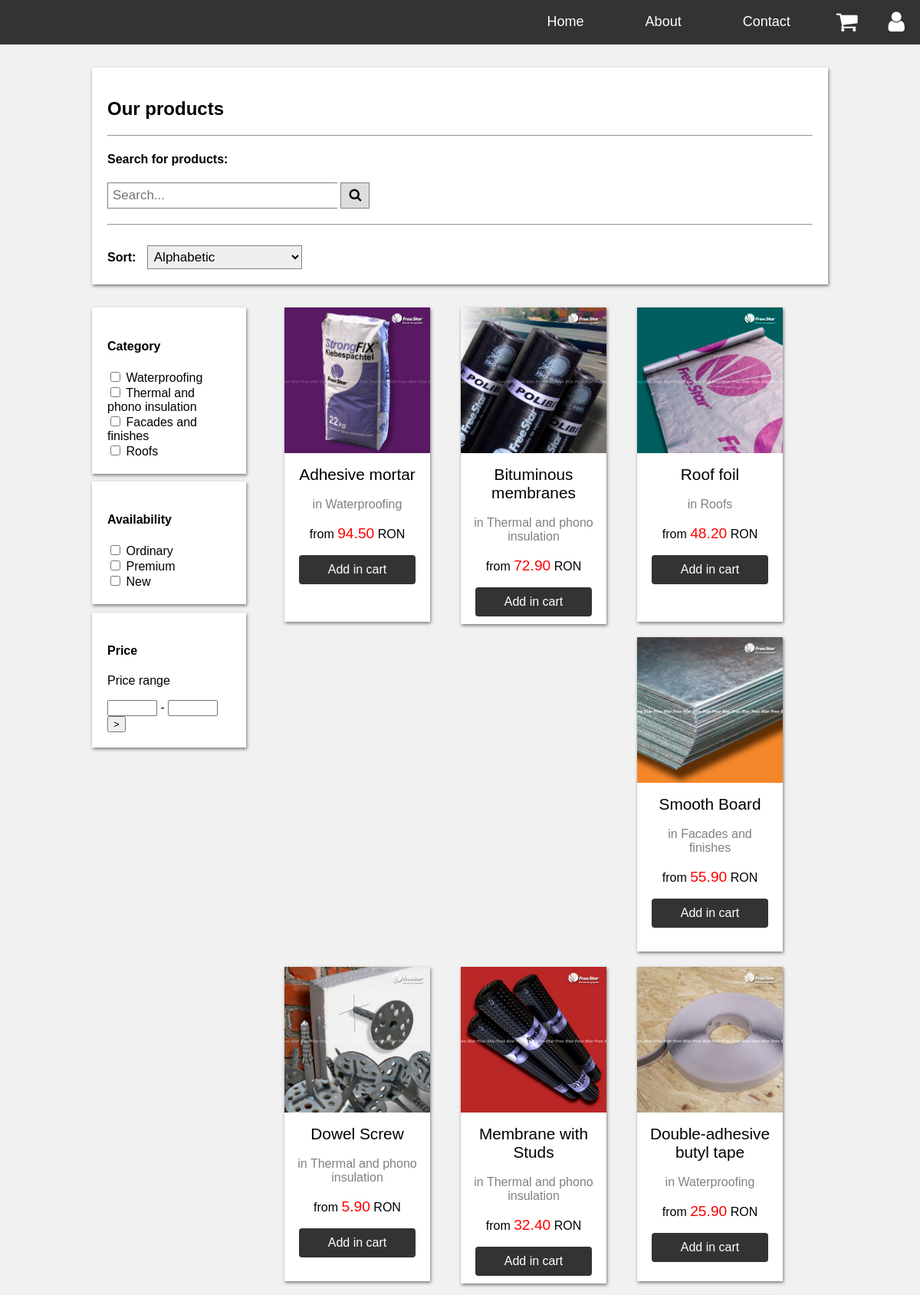
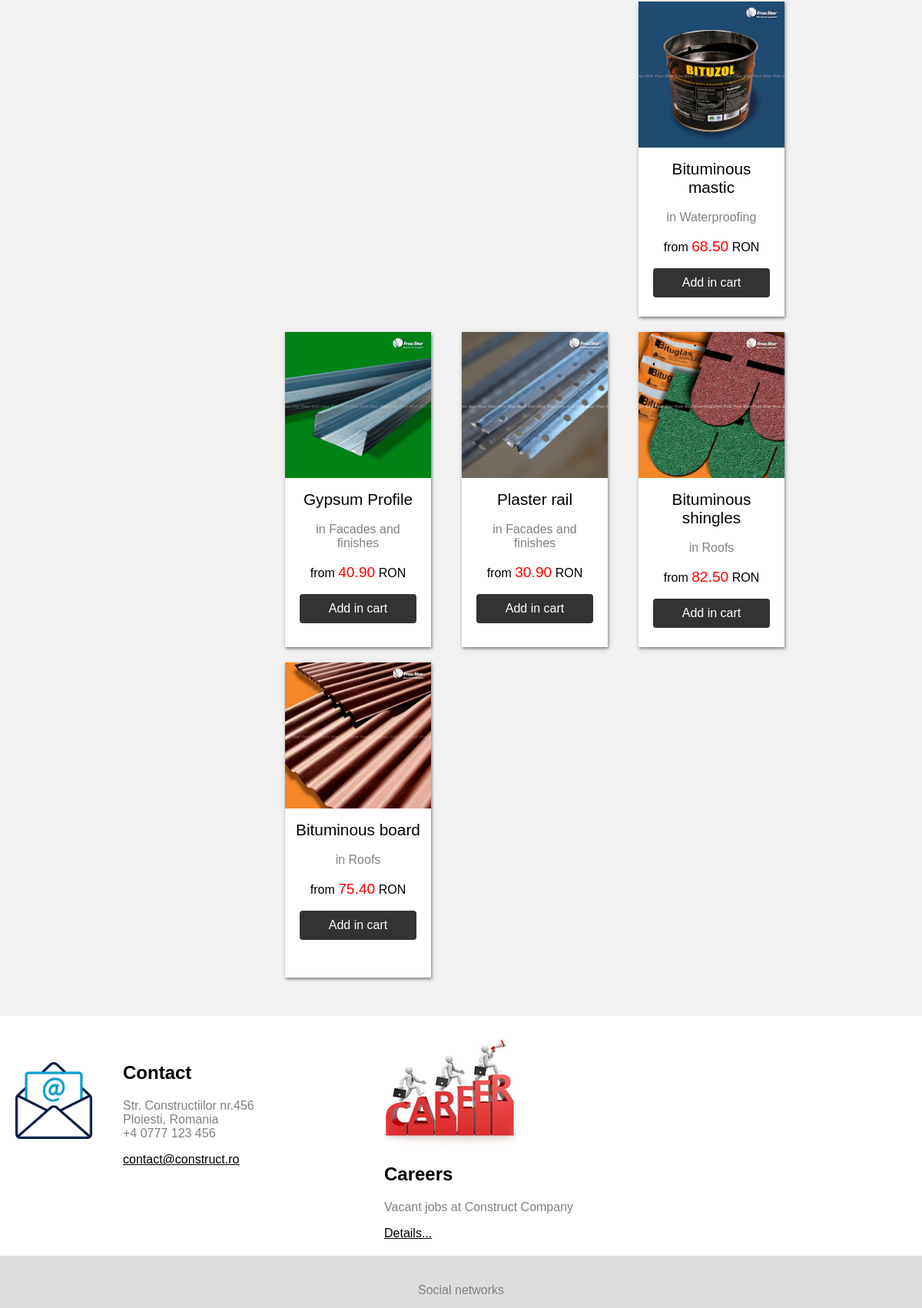
Screenshot of /html/products.php (upper part) with the database file from the repository (2 pictures, top to bottom).
### tables this page shows
CREATE TABLE `Products` (
  `ID_product` int NOT NULL,
  `Product_name` varchar(100) NOT NULL,
  `ID_category` int NOT NULL,
  `Availability` enum('Ordinary','New','Premium') NOT NULL,
  `Description` text NOT NULL,
  `Aplications` text NOT NULL,
  `Price_per_unit` decimal(15,2) NOT NULL,
  `Number_of_units` int NOT NULL,
  `Image` varchar(1000) DEFAULT NULL
);

CREATE TABLE `MaterialsCategory` (
  `ID_category` int NOT NULL,
  `Category_name` varchar(100) NOT NULL,
  `Description` text
);

### www/php/printProductsPage.php (the view, shortened to what this page needs)
<?php
	$db = mysqli_connect("db","root","root","ConstructShop");
	if(isset($_POST["search"])){
		$searchItem = $_POST["searchItem"];
		$output=null;
		$retval=null;
		exec("../scripts/search_products.sh $searchItem", $output, $retval);
		$searchItem = "%$searchItem%";
		$myQuery = "SELECT P.*,C.Category_name FROM Products as P INNER JOIN MaterialsCategory as C ON P.ID_category = C.ID_category WHERE P.Product_name LIKE ?";
		$stmt = mysqli_prepare($db, $myQuery);
		mysqli_stmt_bind_param($stmt, "s", $searchItem);
	}
	else {
		$myQuery = "SELECT P.*,C.Category_name FROM Products as P INNER JOIN MaterialsCategory as C ON P.ID_category = C.ID_category";
		$stmt = mysqli_prepare($db, $myQuery);
	}
	mysqli_stmt_execute($stmt);
	$result = mysqli_stmt_get_result($stmt);
	while($row = $result->fetch_assoc()){
		$id = $row['ID_product'];
		$product = $row['Product_name'];
		$image = $row['Image'];
		$price = $row['Price_per_unit'];
		$categ = $row['Category_name'];
		?>
		<div class="gallery">
			<a href="product.php?id_product=<?php echo $id; ?>">
			<img src="<?php echo $image; ?>" alt="<?php echo $product; ?>" width="400" height="400">
			<div class="desc">
				<span class="nameP"><?php echo $product; ?></span><br><br>
				<span class="categoryP">in <?php echo $categ; ?></span><br><br>
				from <span class="priceP"><?php echo $price; ?></span> RON
			</div>
			</a>
			<form action="../html/cart.php" method="post">
				<button type="submit" class="cart-add-btn" name="add_in_cart_prod_id" value="<?php echo $id; ?>">Add in cart</button>
			</form>
		</div>
	<?php }
?>

### www/css/index-style.css (style rules this page uses)
* { box-sizing: border-box; }
body { font-family: Arial; font-size: 125%; margin: 0; }
.gallery { margin: 5px; background-color: white; box-shadow: 1px 2px 4px rgba(0, 0, 0, .5); width: 180px; min-height: 260px; float: left; }
.gallery img { width: 100%; height: auto; }
.gallery a:link, .gallery a:visited { color: initial; text-decoration: none; cursor: pointer; }
.desc { padding: 12px; text-align: center; }

### www/css/products-style.css (style rules this page uses)
body { font-size: 100%; }
.gallery { margin: 0px 20px 20px 20px; width: 190px; min-height: 410px; }
.nameP { font-size: 130%; }
.categoryP { color: gray; }
.priceP { color: red; font-size: 120%; }
.cart-add-btn { display: block; width: 80%; margin-left: 10%; margin-right: 10%; margin-top: 5px; margin-bottom: 10px; padding: 10px; font-size: 16px; color: white; border: none; background: #333; border-radius: 4px; }

### rows the page displays
products: Image (picture), Product_name "Adhesive mortar", ID_category.Category_name "Waterproofing", Price_per_unit "94.50", $id 1 (drawn)
products: Image (picture), Product_name "Bituminous membranes", ID_category.Category_name "Thermal and phono insulation", Price_per_unit "72.90", $id 2 (drawn)
products: Image (picture), Product_name "Roof foil", ID_category.Category_name "Roofs", Price_per_unit "48.20", $id 3 (drawn)
products: Image (picture), Product_name "Smooth Board", ID_category.Category_name "Facades and finishes", Price_per_unit "55.90", $id 4 (drawn)
products: Image (picture), Product_name "Dowel Screw", ID_category.Category_name "Thermal and phono insulation", Price_per_unit "5.90", $id 5 (drawn)
products: Image (picture), Product_name "Membrane with Studs", ID_category.Category_name "Thermal and phono insulation", Price_per_unit "32.40", $id 6 (drawn)
products: Image (picture), Product_name "Double-adhesive butyl tape", ID_category.Category_name "Waterproofing", Price_per_unit "25.90", $id 7 (drawn)
products: Image (picture), Product_name "Bituminous mastic", ID_category.Category_name "Waterproofing", Price_per_unit "68.50", $id 8 (drawn)
products: Image (picture), Product_name "Gypsum Profile", ID_category.Category_name "Facades and finishes", Price_per_unit "40.90", $id 9 (drawn)
products: Image (picture), Product_name "Plaster rail", ID_category.Category_name "Facades and finishes", Price_per_unit "30.90", $id 10 (drawn)
products: Image (picture), Product_name "Bituminous shingles", ID_category.Category_name "Roofs", Price_per_unit "82.50", $id 11 (drawn)
products: Image (picture), Product_name "Bituminous board", ID_category.Category_name "Roofs", Price_per_unit "75.40", $id 12 (drawn)
